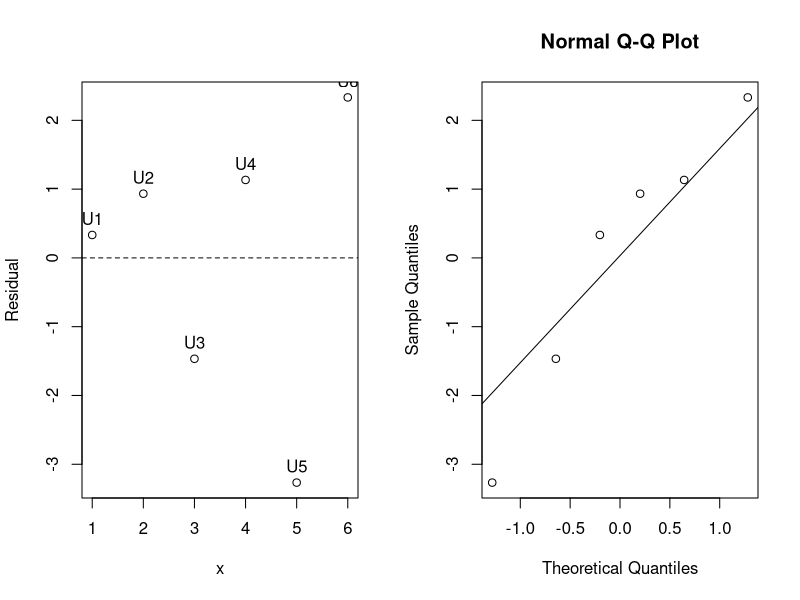

This chart was generated by the following R code:
# CPSC 440 Learning Atlas: standalone teaching example
# Chapter 11, section: lack-fit
# Run in a fresh R session; no external packages or data files are needed.
# Read the lesson for assumptions, data provenance, and interpretation.

# Six original independent units, with one response at each distinct x.
# These constructed observations illustrate the procedure, not its calibration.
d <- data.frame(id=paste0("U",1:6), x=1:6, y=c(2,5,5,10,8,16))
fit <- lm(y ~ x, data=d)
d$fitted <- fitted(fit)
d$residual <- residuals(fit)
print(d, digits=10, row.names=FALSE)
print(c(intercept=unname(coef(fit)[1]), slope=unname(coef(fit)[2]),
        line_error_df=df.residual(fit), line_SSE=deviance(fit)))
par(mfrow=c(1,2))
plot(d$x,d$residual,xlab="x",ylab="Residual")
abline(h=0,lty=2)
text(d$x,d$residual,labels=d$id,pos=3)
qqnorm(d$residual)
qqline(d$residual)
par(mfrow=c(1,1))
# Do not treat the six unique x values as six replicated variance groups.
x_group <- factor(d$x)
group_median <- ave(d$y,x_group,FUN=median)
z <- abs(d$y-group_median)
# The same singleton problem remains if residuals are used instead of y.
z_from_residual <- abs(d$residual-ave(d$residual,x_group,FUN=median))
deviation_fit <- lm(z ~ x_group)
print(data.frame(id=d$id,x=d$x,y=d$y,group_median=group_median,z=z,
                 z_from_residual=z_from_residual),row.names=FALSE)
print(c(N=nrow(d),groups=nlevels(x_group),
        deviation_error_df=df.residual(deviation_fit),
        deviation_SSE=deviance(deviation_fit)))
stopifnot(length(unique(d$x))==nrow(d),all(z==0),all(z_from_residual==0),
          df.residual(fit)==4,df.residual(deviation_fit)==0,
          abs(unname(coef(fit)[1])+11/15)<1e-12,
          abs(unname(coef(fit)[2])-2.4)<1e-12)
# No within-group error degrees of freedom remain for a Brown-Forsythe F ratio.
# Do not interpret zero deviations as evidence of equal population variances.
# With six constructed points, neither plot proves a distributional assumption.
